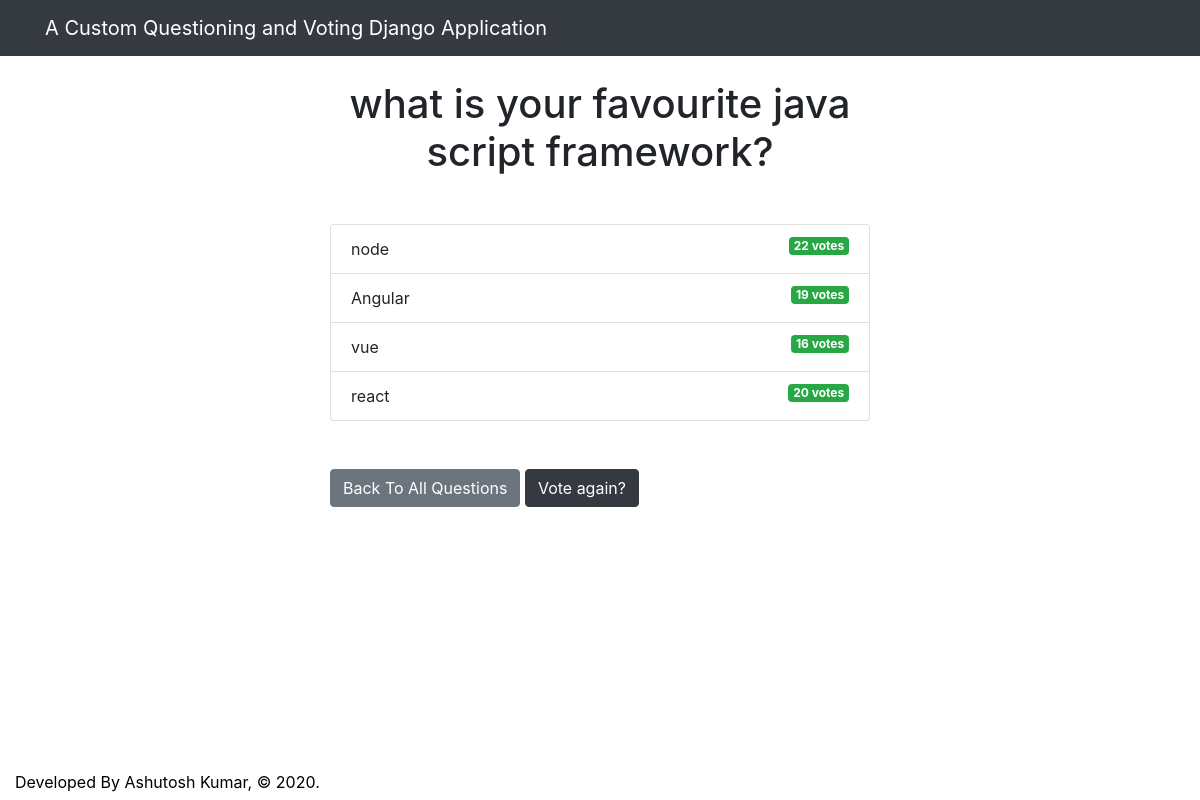
The page /polls/2/results/ on the database as committed earlier.
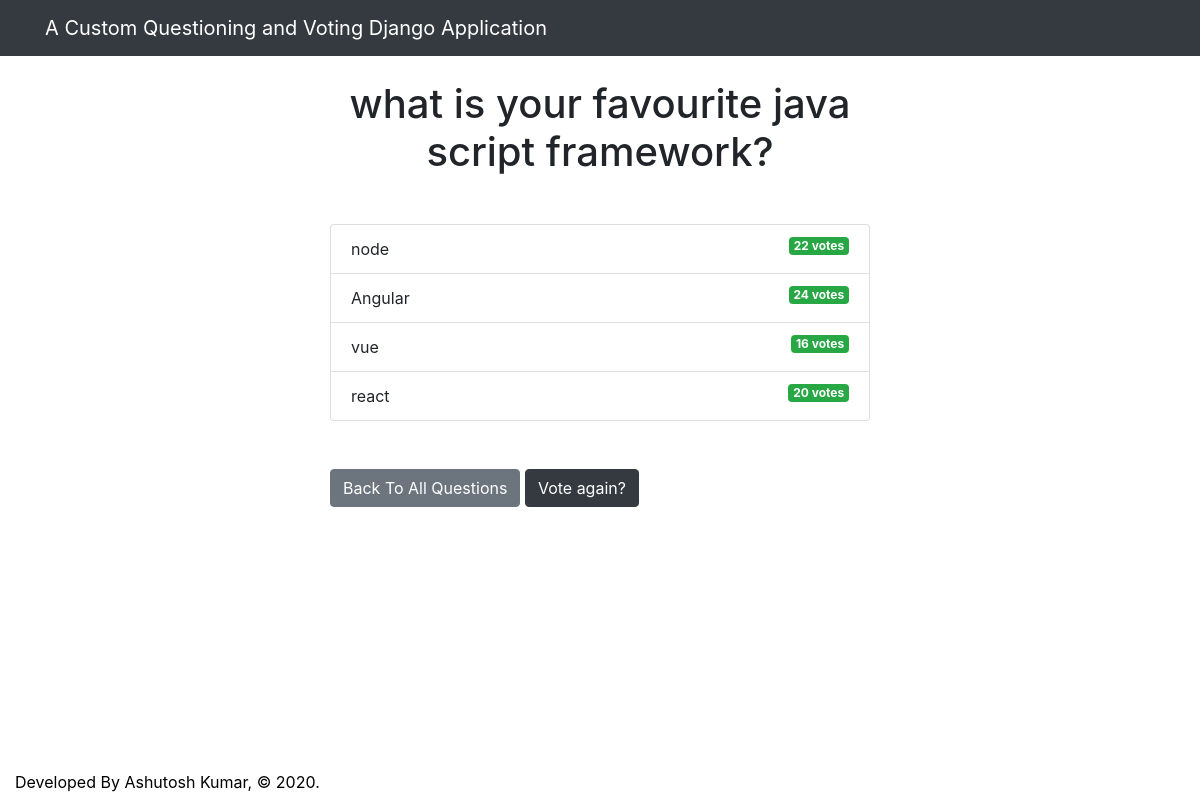
The same page on the database as committed later.
### polls/models.py (models this page shows, shortened)
class Choice(models.Model):
    question = models.ForeignKey(Question, on_delete=models.CASCADE)
    choice_text = models.CharField(max_length=200)
    votes = models.IntegerField(default=0)

### polls/views.py (the view)
# urls.py: path('<int:question_id>/results/', views.results, name='results'),
def results(request, question_id):
  question = get_object_or_404(Question, pk=question_id)
  return render(request, 'polls/results.html', { 'question': question })

### templates/polls/results.html (shortened to what this page needs)
{% extends 'base.html' %}
{% block content %}
<h1 class="mb-5 text-center">{{ question.question_text }}</h1>
<ul class="list-group mb-5">
	{% for choice in question.choice_set.all %}
	<li class="list-group-item">
		{{ choice.choice_text }}  <span class="badge badge-success float-right">{{ choice.votes }} vote{{ choice.votes | pluralize }}</span>
	</li>
	{% endfor %}
</ul>
<a class="btn btn-secondary" href="{% url 'polls:index' %}">Back To All Questions</a>
<a class="btn btn-dark" href="{% url 'polls:detail' question.id %}">Vote again?</a>
{% endblock %}

Rows that differ between the two databases and show on the page:
changed Choice "Angular": votes "19" → "24"
